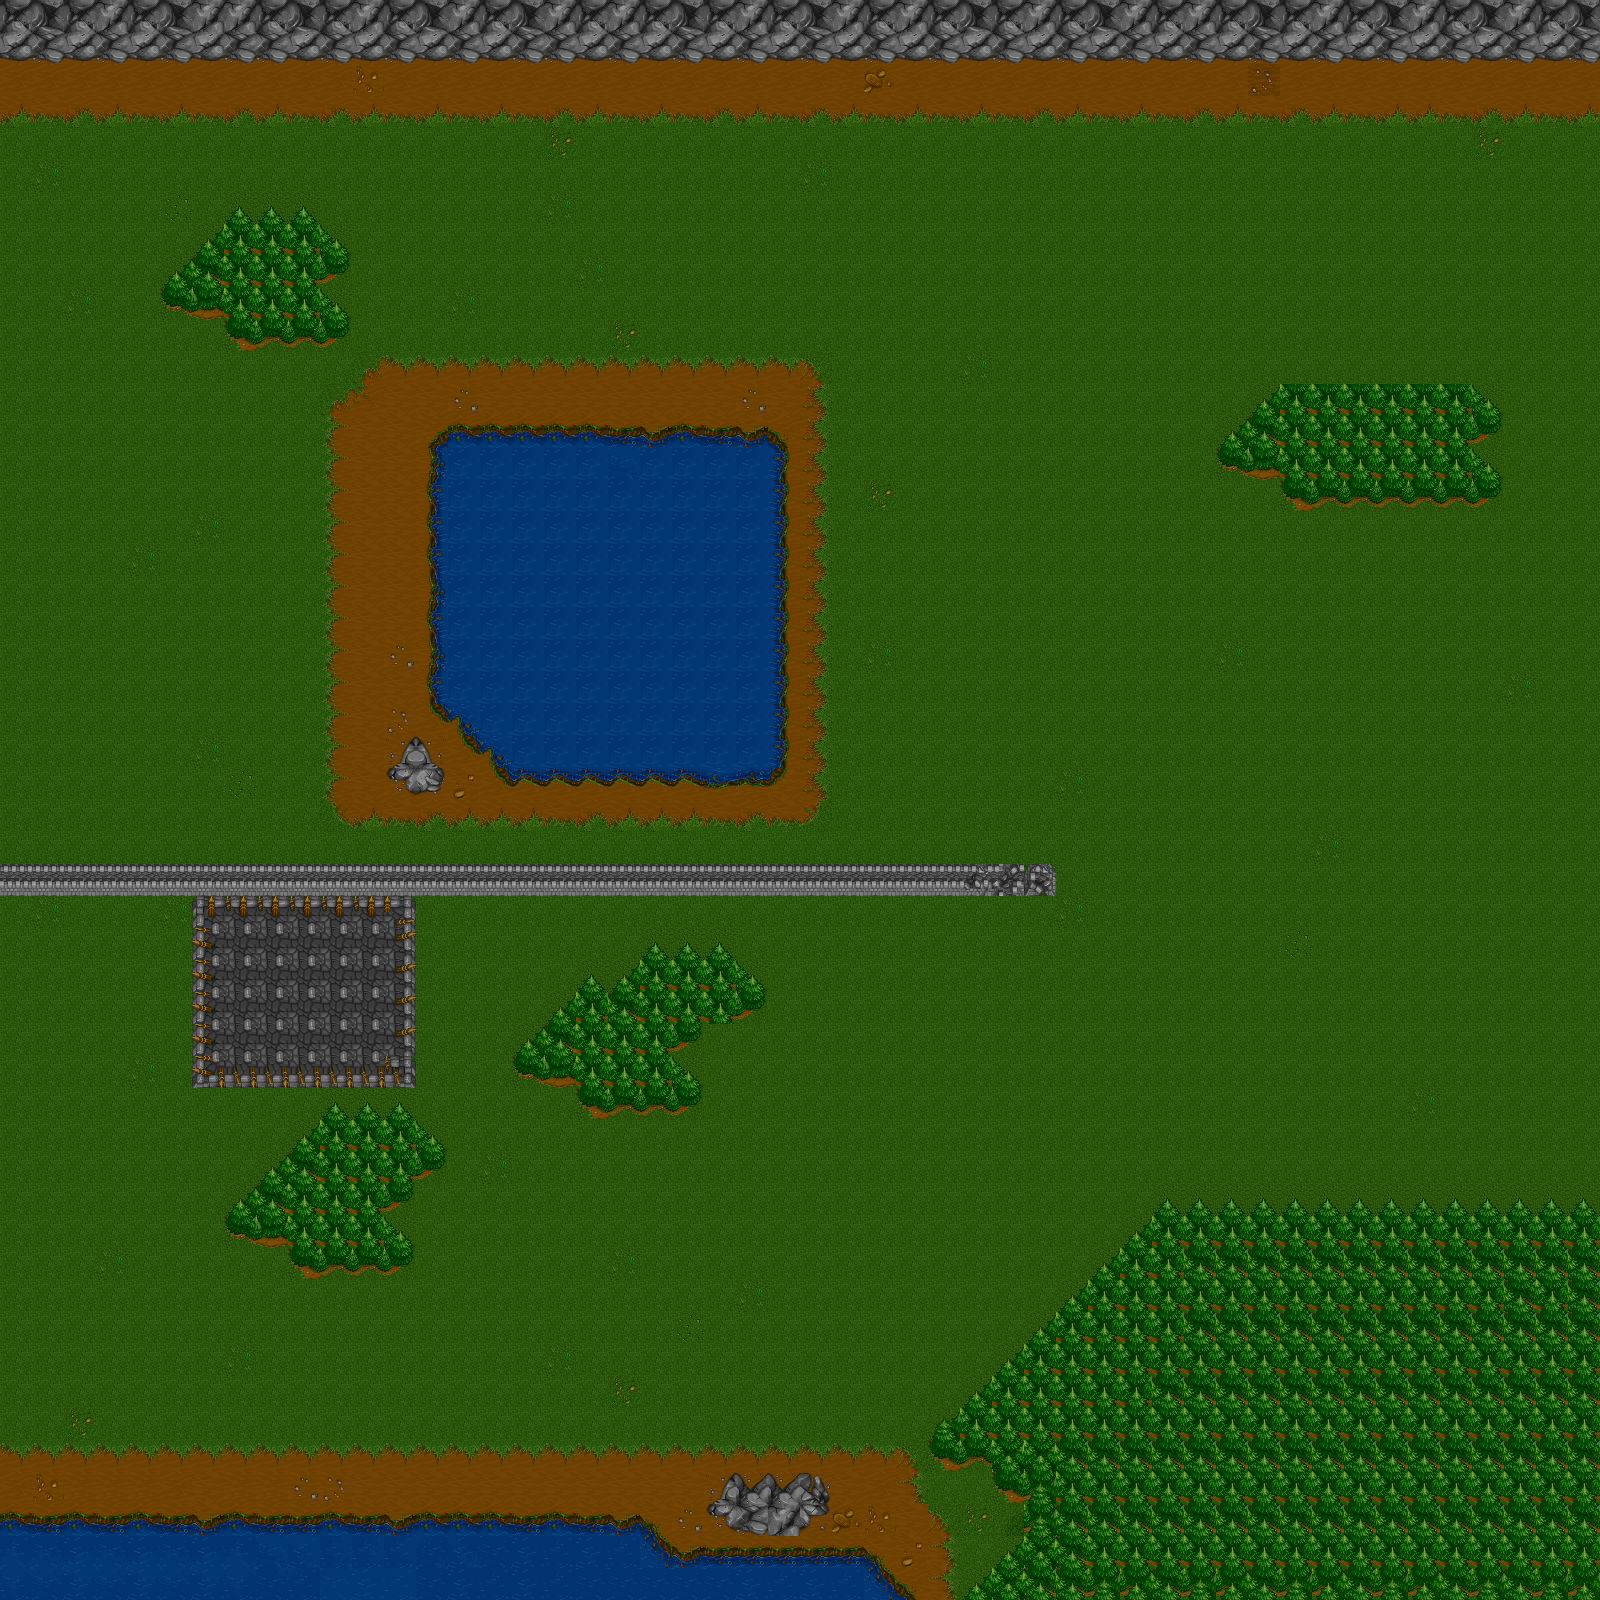

A level layout from a 2D game, rendered from its tile map. Below: a short description, then the map file with tile-grid data replaced by summaries:
An orthogonal 50x50 tile map with 32x32 px tiles, 1 tile layer (terreno) and 38 objects.

<map version="1.0" orientation="orthogonal" renderorder="right-down" width="50" height="50" tilewidth="32" tileheight="32" nextobjectid="55">
 <tileset firstgid="1" name="tiled32_b2" tilewidth="32" tileheight="32" spacing="1" tilecount="380" columns="19">
  <image source="tiles32_b2.png" width="626" height="659" />
 </tileset>
 <layer name="terreno" width="50" height="50">
  <data>[2500 cells, 2500 non-empty, 104 distinct tile ids]</data>
 </layer>
 <objectgroup name="muros">
  <object id="13" x="2" y="58">
   <polyline points="0,0 1594,0 1598,1542 -2,1542 0,-4" />
  </object>
  <object id="14" x="1.33333" y="865.333">
   <polyline points="0,0 1056,0 1056,30.6667 -1.33333,32 -1.33333,-2.66667" />
  </object>
  <object id="15" x="385.333" y="766.667">
   <polyline points="0,0 32,-32 62,0 60.6667,24.6667 10.6667,26.6667 0.666667,-0.666667" />
  </object>
  <object id="16" x="799.333" y="1534.67">
   <polyline points="0,0 -71.3333,2 -95.3333,-30.6667 -63.3333,-65.3333 34.6667,-62.6667 32.6667,-20.6667 0.666667,-0.666667" />
  </object>
 </objectgroup>
 <objectgroup name="aguas">
  <object id="17" x="433" y="702">
   <polyline points="0,0 -3,-261 22,-277 335,-274 357,-258 354,65 338,84 70,86 -1,1 1,-14" />
  </object>
 </objectgroup>
 <objectgroup name="bosques">
  <object id="19" x="162" y="283">
   <polyline points="0,0 72,-78 144,-80 197,-25 162,6 195,38 189,70 63,71 56,37 0,28 -2,-2" />
  </object>
  <object id="20" x="222" y="1215">
   <polyline points="0,0 107,-113 184,-114 225,-66 224,-47 166,-5 194,34 190,51 72,56 65,30 6,19" />
  </object>
  <object id="22" x="228" y="1233">
   <polyline points="0,0 -8,-24" />
  </object>
  <object id="23" x="702" y="1121">
   <polyline points="0,0 -124,-2 -128,-33 -160,-34 -193,-53 -190,-74 -119,-149 -73,-147 -53,-178 25,-179 64,-132 64,-106 -23,-63 4,-36" />
  </object>
  <object id="24" x="704" y="1083">
   <polyline points="0,0 -6,41" />
  </object>
  <object id="25" x="1596" y="1204">
   <polyline points="0,0 -433.333,-5.33333 -665.333,233.333 -665.333,262.667 -606.667,264 -588,300 -570.667,300 -574.667,333.333 -636,388 -636,392" />
  </object>
  <object id="27" x="1296" y="502.667">
   <polyline points="0,0 190.667,1.33333 212,-25.3333 185.333,-58.6667 210.667,-85.3333 186.667,-120 -25.3333,-118.667 -80,-54.6667 -80,-24 -14.6667,-24 -10.6667,-8 6.66667,-6.66667 1.33333,-4" />
  </object>
 </objectgroup>
 <objectgroup name="enemigos">
  <object id="28" x="1094.67" y="232" width="16" height="16" />
  <object id="29" x="616" y="232" width="16" height="16" />
  <object id="31" x="840" y="933.333" width="16" height="16" />
  <object id="32" x="585.333" y="1254.67" width="16" height="16" />
  <object id="33" x="296" y="1005.33" width="16" height="16" />
  <object id="34" x="106.667" y="1424" width="16" height="16" />
  <object id="35" x="1352" y="869.333" width="16" height="16" />
  <object id="36" x="1352" y="1002.67" width="16" height="16" />
  <object id="37" x="969.333" y="585.333" width="16" height="16" />
  <object id="38" x="134.667" y="522.667" width="16" height="16" />
  <object id="39" x="360" y="539" width="16" height="16" />
  <object id="40" x="130" y="349" width="16" height="16" />
  <object id="41" x="426" y="352" width="16" height="16" />
  <object id="42" x="1361" y="594" width="16" height="16" />
  <object id="43" x="1213" y="754" width="16" height="16" />
  <object id="44" x="1398" y="301" width="16" height="16" />
  <object id="45" x="1083" y="1062" width="16" height="16" />
  <object id="46" x="851" y="1181" width="16" height="16" />
  <object id="47" x="404" y="1551" width="16" height="16" />
  <object id="48" x="91" y="1047" width="16" height="16" />
  <object id="49" x="454" y="70" width="16" height="16" />
  <object id="50" x="102" y="104" width="16" height="16" />
  <object id="51" x="95" y="1235" width="16" height="16" />
  <object id="52" x="1484" y="572" width="16" height="16" />
  <object id="53" x="1044" y="377" width="16" height="16" />
  <object id="54" x="859" y="189" width="16" height="16" />
 </objectgroup>
</map>